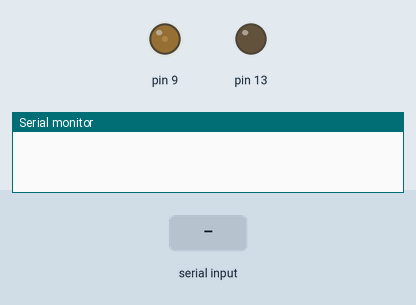
Simulated run of this sketch. Board: Arduino Uno, built for the host (arithmetic inside an expression is 32-bit, double 64-bit). Parts: output pins drawn as LEDs (lit = HIGH), the last lines printed to the serial monitor. The test bench sets the inputs (shaded band).

Above: at 3.2 s.
3.3 s: "1" received over Serial
At 3.69 s:
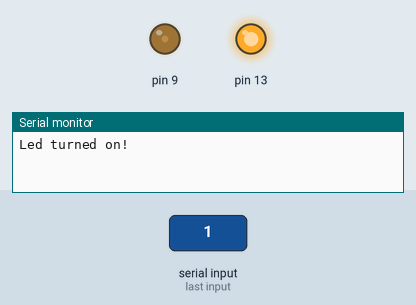
6.3 s: "0" received over Serial
At 6.71 s:
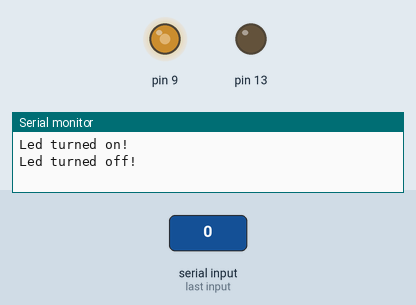
9.3 s: "1" received over Serial
At 9.73 s:
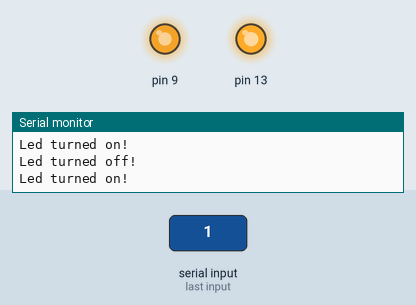
12.3 s: "0" received over Serial
At 13.63 s:
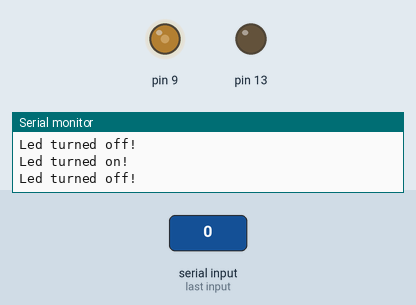
Timing chart, 0 to 16.3 s (numbered marks = the images above; inputs shaded):
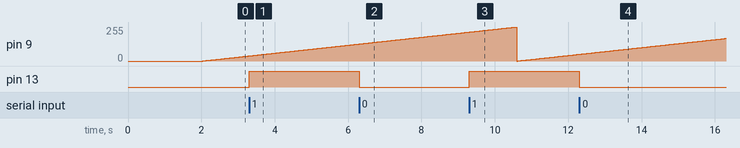

The sketch:

Yield.ino
```cpp
#include <Scheduler.h>

int counter = 0;
int counter1 = 0;

void setup()
{
  Serial.begin(9600);
  pinMode(13, OUTPUT);
  delay(2000);

  Scheduler.startLoop(loop1);
}

void loop () {
 analogWrite(9, counter);
 counter++;
 if (counter > 255){
  counter = 0;
 }
 delay(33);
}

void loop1 () {
 if (Serial.available()) {
    char c = Serial.read();
    if (c=='0') {
      digitalWrite(13, LOW);
      Serial.println("Led turned off!");
    }
    if (c=='1') {
      digitalWrite(13,  HIGH);
      Serial.println("Led turned on!");
    }
  }
 yield();
}
```

Measured:
- after the input at 3.3 s, pin 13: LOW → HIGH at once
- after the input at 6.3 s, pin 13: HIGH → LOW at once
- after the input at 9.3 s, pin 13: LOW → HIGH at once
- after the input at 12.3 s, pin 13: HIGH → LOW at once
